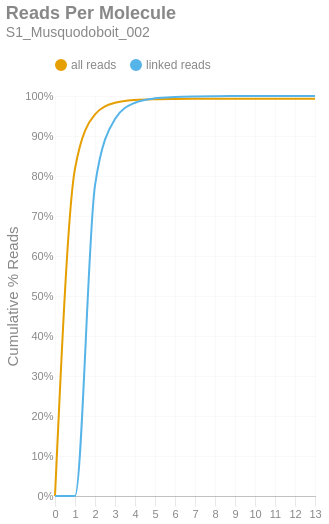

The cell this chart's notebook holds for it:
### Markdown cell above
### Reads per Molecule
This chart shows the cumulative distribution of the number of reads per linked molecule. That is, how many alignments are associated with a unique molecule. This excludes the number of reads associated with invalid or absent linked-read barcodes. The `linked` histogram is the percentages recalculated when disregarding singletons.

### Code cell
if SKIPLR:
    print_html(f"Skipped")
else:
    counts = np.bincount(valids['reads'].cast(pl.Int64).to_numpy())
    weighted = counts * np.arange(len(counts))
    all_perc = weighted / n_reads
    linked_perc = weighted / n_linked_reads
    linked_perc[1] = 0
    binned_df = pl.DataFrame({
        'readsper': list(range(len(counts))),
        'all reads (cumsum)': np.cumsum(all_perc).tolist(),
        'linked reads (cumsum)': np.cumsum(linked_perc).tolist(),
    })

    with SafeRender(binned_df):
        (
            density_plot(binned_df, 'Reads Per Molecule', samplename, 'readspmol')
            .encode(
                x=alt.X('readsper:O', title=None).axis(labelAngle=0).scale(padding=0),
                y=alt.Y('value:Q', title='Cumulative % Reads').axis(format='%').stack(False),
                color=alt.Color("key:N").scale(domain=["all reads", "linked reads"]),
                tooltip=[
                    alt.Tooltip("key:N", title="Data Type"),
                    alt.Tooltip("readsper:O", title="Reads Per Molecule"),
                    alt.Tooltip("value:Q", format=".2%", title="% Reads (Cum.)")
                ]            
            )
        ).display()

### Figure 1 — Vega-Lite specification as saved in the notebook (floating-point values rounded to 4 significant figures)
{"width": "container", "height": 400, "config": {"title": {"anchor": "start", "dy": -15, "fontSize": 18, "color": "#888888", "subtitleColor": "#888888", "subtitleFontSize": 14}, "arc": {"fill": "#0072B2"}, "axis": {"domainColor": "#888888", "domainWidth": 0.5, "gridWidth": 0.2, "grid": false, "titleFontWeight": 400, "titleFontSize": 15, "labelFontSize": 11, "labelColor": "#888888", "tickColor": "#888888", "tickWidth": 0.2, "titleColor": "#888888"}, "axisBand": {"grid": false}, "axisX": {"grid": true, "tickSize": 10, "domainCap": "round"}, "axisY": {"domain": false, "grid": true, "tickSize": 0, "domainCap": "round"}, "background": "transparent", "header": {"labelFontSize": 15, "labelColor": "#888888", "titleFontSize": 15, "titleFontWeight": 600, "titleColor": "#888888"}, "legend": {"labelFont": "sans-serif", "labelFontSize": 12, "labelColor": "#888888", "symbolSize": 100, "symbolType": "circle", "titleFontSize": 12, "titlePadding": 10, "titleColor": "#888888", "title": null, "orient": "top"}, "range": {"category": ["#E69F00", "#56B4E9", "#009E73", "#F0E442", "#0072B2", "#D55E00", "#CC79A7", "#000000"], "diverging": ["#cfe8f3", "#a2d4ec", "#73bfe2", "#46abdb", "#1696d2", "#12719e"]}, "area": {"fill": "#0072B2", "fillOpacity": 0.7, "line": true, "strokeOpacity": 0.7}, "line": {"color": "#0072B2", "stroke": "#0072B2", "strokeWidth": 2}, "trail": {"color": "#0072B2", "stroke": "#0072B2", "strokeWidth": 0, "size": 1}, "point": {"filled": true, "fillOpacity": 1.0, "size": 95}, "text": {"color": "#888888", "fontSize": 11, "align": "right", "fontWeight": 400, "size": 11}, "bar": {"fill": "#0072B2", "stroke": null}, "view": {"stroke": null, "continuousWidth": 660, "continuousHeight": 400}}, "data": {"name": "data-8fe25f66daa489bcfdb14e50a2b2632a"}, "mark": {"type": "line", "interpolate": "monotone", "point": {"opacity": 0, "size": 275}}, "encoding": {"color": {"field": "key", "scale": {"domain": ["all reads", "linked reads"]}, "type": "nominal"}, "tooltip": [{"field": "key", "title": "Data Type", "type": "nominal"}, {"field": "readsper", "title": "Reads Per Molecule", "type": "ordinal"}, {"field": "value", "format": ".2%", "title": "% Reads (Cum.)", "type": "quantitative"}], "x": {"axis": {"labelAngle": 0}, "field": "readsper", "scale": {"padding": 0}, "title": null, "type": "ordinal"}, "y": {"axis": {"format": "%"}, "field": "value", "stack": false, "title": "Cumulative % Reads", "type": "quantitative"}}, "params": [{"name": "param_c36ac31b6afebe62", "select": {"type": "point", "fields": ["key"]}, "bind": "legend"}], "title": {"text": "Reads Per Molecule", "subtitle": "S1_Musquodoboit_002"}, "transform": [{"fold": ["all reads (cumsum)", "linked reads (cumsum)"]}, {"calculate": "replace(datum.key, ' (cumsum)', '')", "as": "key"}, {"filter": {"param": "param_c36ac31b6afebe62"}}], "usermeta": {"embedOptions": {"downloadFileName": "S1_Musquodoboit_002.readspmol"}}, "$schema": "https://vega.github.io/schema/vega-lite/v6.1.0.json", "datasets": {"data-8fe25f66daa489bcfdb14e50a2b2632a": [{"readsper": 0, "all reads (cumsum)": 0.0, "linked reads (cumsum)": 0.0}, {"readsper": 1, "all reads (cumsum)": 0.8183, "linked reads (cumsum)": 0.0}, {"readsper": 2, "all reads (cumsum)": 0.9541, "linked reads (cumsum)": 0.7765}, {"readsper": 3, "all reads (cumsum)": 0.9832, "linked reads (cumsum)": 0.9425}, {"readsper": 4, "all reads (cumsum)": 0.9903, "linked reads (cumsum)": 0.9832}, {"readsper": 5, "all reads (cumsum)": 0.9922, "linked reads (cumsum)": 0.9942}, {"readsper": 6, "all reads (cumsum)": 0.9928, "linked reads (cumsum)": 0.9976}, {"readsper": 7, "all reads (cumsum)": 0.993, "linked reads (cumsum)": 0.999}, {"readsper": 8, "all reads (cumsum)": 0.9931, "linked reads (cumsum)": 0.9995}, {"readsper": 9, "all reads (cumsum)": 0.9932, "linked reads (cumsum)": 0.9998}, {"readsper": 10, "all reads (cumsum)": 0.9932, "linked reads (cumsum)": 0.9999}, {"readsper": 11, "all reads (cumsum)": 0.9932, "linked reads (cumsum)": 1.0}, {"readsper": 12, "all reads (cumsum)": 0.9932, "linked reads (cumsum)": 1.0}, {"readsper": 13, "all reads (cumsum)": 0.9932, "linked reads (cumsum)": 1.0}]}}
